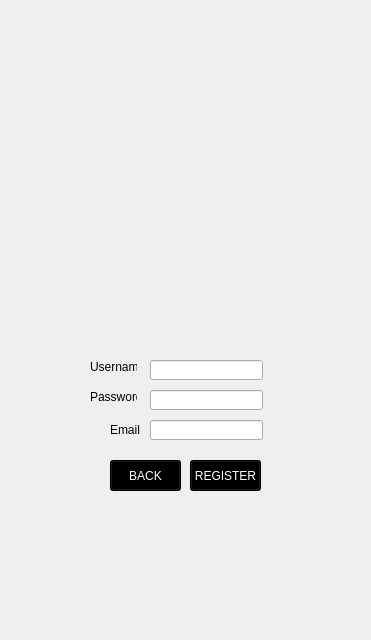
<?xml version="1.0" encoding="UTF-8"?>
<ui version="4.0">
 <class>Form</class>
 <widget class="QWidget" name="Form">
  <property name="geometry">
   <rect>
    <x>0</x>
    <y>0</y>
    <width>371</width>
    <height>640</height>
   </rect>
  </property>
  <property name="windowTitle">
   <string>Form</string>
  </property>
  <widget class="QLineEdit" name="RUsernamelineEdit_2">
   <property name="geometry">
    <rect>
     <x>150</x>
     <y>420</y>
     <width>113</width>
     <height>20</height>
    </rect>
   </property>
   <property name="text">
    <string/>
   </property>
  </widget>
  <widget class="QLabel" name="RUsernamelabel_2">
   <property name="geometry">
    <rect>
     <x>90</x>
     <y>360</y>
     <width>47</width>
     <height>13</height>
    </rect>
   </property>
   <property name="text">
    <string>Username</string>
   </property>
  </widget>
  <widget class="QLabel" name="label">
   <property name="geometry">
    <rect>
     <x>0</x>
     <y>0</y>
     <width>371</width>
     <height>631</height>
    </rect>
   </property>
   <property name="styleSheet">
    <string notr="true">background-image: url(:/IMAGE/1.png);</string>
   </property>
   <property name="text">
    <string/>
   </property>
  </widget>
  <widget class="QLineEdit" name="RUsernamelineEdit">
   <property name="geometry">
    <rect>
     <x>150</x>
     <y>360</y>
     <width>113</width>
     <height>20</height>
    </rect>
   </property>
  </widget>
  <widget class="QLabel" name="REmaillabel_3">
   <property name="geometry">
    <rect>
     <x>110</x>
     <y>420</y>
     <width>31</width>
     <height>20</height>
    </rect>
   </property>
   <property name="text">
    <string>Email</string>
   </property>
  </widget>
  <widget class="QLabel" name="RPasswordlabel_3">
   <property name="geometry">
    <rect>
     <x>90</x>
     <y>390</y>
     <width>47</width>
     <height>13</height>
    </rect>
   </property>
   <property name="text">
    <string>Password</string>
   </property>
  </widget>
  <widget class="QPushButton" name="MBACK">
   <property name="geometry">
    <rect>
     <x>110</x>
     <y>460</y>
     <width>71</width>
     <height>31</height>
    </rect>
   </property>
   <property name="styleSheet">
    <string notr="true">font: 15pt &quot;Bebas&quot;;
color: white;
background-color: rgb(0, 0, 0);



</string>
   </property>
   <property name="text">
    <string>BACK</string>
   </property>
  </widget>
  <widget class="QPushButton" name="MREGISTER">
   <property name="geometry">
    <rect>
     <x>190</x>
     <y>460</y>
     <width>71</width>
     <height>31</height>
    </rect>
   </property>
   <property name="styleSheet">
    <string notr="true">font: 15pt &quot;Bebas&quot;;
color: white;
background-color: rgb(0, 0, 0);



</string>
   </property>
   <property name="text">
    <string>REGISTER</string>
   </property>
  </widget>
  <widget class="QLineEdit" name="RPasswordlineEdit_2">
   <property name="geometry">
    <rect>
     <x>150</x>
     <y>390</y>
     <width>113</width>
     <height>20</height>
    </rect>
   </property>
   <property name="echoMode">
    <enum>QLineEdit::Password</enum>
   </property>
  </widget>
  <widget class="QLabel" name="RLabel">
   <property name="geometry">
    <rect>
     <x>20</x>
     <y>330</y>
     <width>321</width>
     <height>21</height>
    </rect>
   </property>
   <property name="palette">
    <palette>
     <active>
      <colorrole role="WindowText">
       <brush brushstyle="SolidPattern">
        <color alpha="255">
         <red>255</red>
         <green>0</green>
         <blue>0</blue>
        </color>
       </brush>
      </colorrole>
     </active>
     <inactive>
      <colorrole role="WindowText">
       <brush brushstyle="SolidPattern">
        <color alpha="255">
         <red>255</red>
         <green>0</green>
         <blue>0</blue>
        </color>
       </brush>
      </colorrole>
     </inactive>
     <disabled>
      <colorrole role="WindowText">
       <brush brushstyle="SolidPattern">
        <color alpha="255">
         <red>120</red>
         <green>120</green>
         <blue>120</blue>
        </color>
       </brush>
      </colorrole>
     </disabled>
    </palette>
   </property>
   <property name="text">
    <string/>
   </property>
   <property name="alignment">
    <set>Qt::AlignCenter</set>
   </property>
  </widget>
  <zorder>label</zorder>
  <zorder>RUsernamelineEdit_2</zorder>
  <zorder>RUsernamelabel_2</zorder>
  <zorder>RUsernamelineEdit</zorder>
  <zorder>REmaillabel_3</zorder>
  <zorder>RPasswordlabel_3</zorder>
  <zorder>MBACK</zorder>
  <zorder>MREGISTER</zorder>
  <zorder>RPasswordlineEdit_2</zorder>
  <zorder>RLabel</zorder>
 </widget>
 <resources>
  <include location="IMAGES.qrc"/>
 </resources>
 <connections/>
</ui>
